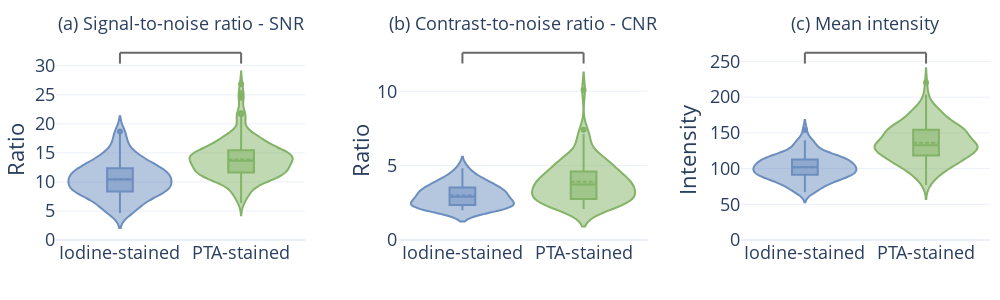

Notebook cell for this chart:
### Code cell
fig = make_subplots(rows=1, cols=3, shared_yaxes=False, 
                    subplot_titles=['(a) Signal-to-noise ratio - SNR', '(b) Contrast-to-noise ratio - CNR', '(c) Mean intensity'], 
                    horizontal_spacing=0.10 )

def populate_subplot(fig, df, measure, col_no, offset=0):    
    for i, stain in enumerate(df['Stain'].unique()):
        fig.add_trace(go.Violin(
            x=df['Stain'][df['Stain']==stain],
            y=np.array(df[measure][df['Stain']==stain]) + offset if measure == 'CNR' else df[measure][df['Stain']==stain],
            line_color=COLOR_SCALE[i],
        ), row=1, col=col_no)

for col_no, measure in enumerate(['SNR', 'CNR', 'Mean']):
    if measure == 'CNR':
        populate_subplot(fig, df=df_cnr, measure=measure, col_no=col_no+1, offset=0)
    else:
        populate_subplot(fig, df=df_measures, measure=measure, col_no=col_no+1)

fig.update_annotations(font=dict(size=18), y=1.13)
fig.update_traces(box_visible=True, meanline_visible=True, scalemode='count', showlegend=False, width=0.85)
fig.update_layout(
    width=1000, height=300, margin=dict(t=60, b=60, l=10, r=10),
    yaxis=dict(range=[0, 31], dtick=5, title='Ratio', title_standoff = 10),
    yaxis2=dict(range=[0, 12.1], title='Ratio', title_standoff = 1),
    yaxis3=dict(range=[0, 252], title='Intensity', title_standoff = 7),
    font=dict(size=18)
)

for i, measure in enumerate(['SNR', 'CNR', 'Mean']):
    fig = add_pvalue_annotation(
        fig, df_measures, 
        y_field=measure, x_field='Stain', x_field_values=[STAIN_NAMES['I2KI'], STAIN_NAMES['PTA']],
        y_range=[1.0, 1.02],
        subplot=i+1,
        text_offset=0.09, pbar_offset=[0.0, 0.02]
    )

fig.write_image("quality_comparisons_of_stains_nonAnot.pdf")
fig.show()

### Figure 1 — Plotly figure (JSON) as saved in the notebook; plotly's stock layout.template omitted (floating-point values rounded to 4 significant figures; data arrays with more than 128 entries replaced by an {"elided": "..."} marker saying what was removed)
{"data": [{"box": {"visible": true}, "line": {"color": "#6C8EBF"}, "meanline": {"visible": true}, "scalemode": "count", "showlegend": false, "type": "violin", "width": 0.85, "x": ["Iodine-stained", "Iodine-stained", "Iodine-stained", "Iodine-stained", "Iodine-stained", "Iodine-stained", "Iodine-stained", "Iodine-stained", "Iodine-stained", "Iodine-stained", "Iodine-stained", "Iodine-stained", "Iodine-stained", "Iodine-stained", "Iodine-stained", "Iodine-stained", "Iodine-stained", "Iodine-stained", "Iodine-stained", "Iodine-stained", "Iodine-stained", "Iodine-stained", "Iodine-stained", "Iodine-stained", "Iodine-stained", "Iodine-stained", "Iodine-stained", "Iodine-stained", "Iodine-stained", "Iodine-stained", "Iodine-stained", "Iodine-stained", "Iodine-stained", "Iodine-stained", "Iodine-stained", "Iodine-stained", "Iodine-stained", "Iodine-stained", "Iodine-stained", "Iodine-stained", "Iodine-stained", "Iodine-stained", "Iodine-stained", "Iodine-stained", "Iodine-stained", "Iodine-stained", "Iodine-stained", "Iodine-stained", "Iodine-stained", "Iodine-stained", "Iodine-stained", "Iodine-stained", "Iodine-stained", "Iodine-stained", "Iodine-stained", "Iodine-stained", "Iodine-stained", "Iodine-stained", "Iodine-stained", "Iodine-stained", "Iodine-stained", "Iodine-stained", "Iodine-stained", "Iodine-stained", "Iodine-stained", "Iodine-stained", "Iodine-stained", "Iodine-stained", "Iodine-stained", "Iodine-stained", "Iodine-stained", "Iodine-stained", "Iodine-stained", "Iodine-stained", "Iodine-stained", "Iodine-stained", "Iodine-stained", "Iodine-stained", "Iodine-stained", "Iodine-stained"], "xaxis": "x", "y": [8.093, 6.953, 9.91, 9.446, 8.808, 8.947, 13.33, 8.729, 10.69, 8.158, 8.57, 7.438, 7.746, 7.932, 8.032, 10.95, 12.13, 9.71, 9.166, 7.599, 5.857, 7.577, 11.64, 10.28, 10.46, 6.593, 5.835, 7.322, 5.262, 4.96, 8.73, 9.598, 10.92, 8.138, 8.574, 5.097, 5.385, 9.117, 4.669, 5.924, 11.38, 18.7, 16.55, 14.94, 17.62, 9.144, 11.45, 15.76, 18.3, 11.48, 14.23, 14.23, 12.28, 12.67, 15.36, 11.91, 10.9, 13.98, 8.807, 14.42, 10.41, 12.41, 13.68, 10.35, 10.95, 10.69, 11.4, 13.06, 11.36, 10.76, 11.05, 12.62, 12.13, 9.385, 12.81, 12.31, 13.62, 12.61, 8.927, 9.235], "yaxis": "y"}, {"box": {"visible": true}, "line": {"color": "#82B366"}, "meanline": {"visible": true}, "scalemode": "count", "showlegend": false, "type": "violin", "width": 0.85, "x": {"elided": "180 str values"}, "xaxis": "x", "y": {"elided": "180 float values"}, "yaxis": "y"}, {"box": {"visible": true}, "line": {"color": "#6C8EBF"}, "meanline": {"visible": true}, "scalemode": "count", "showlegend": false, "type": "violin", "width": 0.85, "x": ["Iodine-stained", "Iodine-stained", "Iodine-stained", "Iodine-stained", "Iodine-stained", "Iodine-stained", "Iodine-stained", "Iodine-stained", "Iodine-stained", "Iodine-stained", "Iodine-stained", "Iodine-stained", "Iodine-stained", "Iodine-stained", "Iodine-stained", "Iodine-stained", "Iodine-stained", "Iodine-stained", "Iodine-stained", "Iodine-stained", "Iodine-stained", "Iodine-stained", "Iodine-stained", "Iodine-stained", "Iodine-stained", "Iodine-stained", "Iodine-stained", "Iodine-stained", "Iodine-stained", "Iodine-stained", "Iodine-stained", "Iodine-stained", "Iodine-stained", "Iodine-stained", "Iodine-stained", "Iodine-stained", "Iodine-stained", "Iodine-stained", "Iodine-stained", "Iodine-stained"], "xaxis": "x2", "y": [2.498, 2.468, 2.109, 2.479, 2.079, 2.239, 2.414, 3.162, 2.154, 2.756, 3.258, 3.101, 2.503, 2.662, 2.798, 3.52, 2.065, 3.221, 3.139, 3.566, 3.908, 4.829, 3.209, 2.035, 3.15, 2.275, 4.079, 4.203, 2.676, 2.581, 3.988, 4.536, 2.188, 3.017, 2.069, 3.416, 3.838, 3.532, 2.007, 3.747], "yaxis": "y2"}, {"box": {"visible": true}, "line": {"color": "#82B366"}, "meanline": {"visible": true}, "scalemode": "count", "showlegend": false, "type": "violin", "width": 0.85, "x": ["PTA-stained", "PTA-stained", "PTA-stained", "PTA-stained", "PTA-stained", "PTA-stained", "PTA-stained", "PTA-stained", "PTA-stained", "PTA-stained", "PTA-stained", "PTA-stained", "PTA-stained", "PTA-stained", "PTA-stained", "PTA-stained", "PTA-stained", "PTA-stained", "PTA-stained", "PTA-stained", "PTA-stained", "PTA-stained", "PTA-stained", "PTA-stained", "PTA-stained", "PTA-stained", "PTA-stained", "PTA-stained", "PTA-stained", "PTA-stained", "PTA-stained", "PTA-stained", "PTA-stained", "PTA-stained", "PTA-stained", "PTA-stained", "PTA-stained", "PTA-stained", "PTA-stained", "PTA-stained", "PTA-stained", "PTA-stained", "PTA-stained", "PTA-stained", "PTA-stained", "PTA-stained", "PTA-stained", "PTA-stained", "PTA-stained", "PTA-stained", "PTA-stained", "PTA-stained", "PTA-stained", "PTA-stained", "PTA-stained", "PTA-stained", "PTA-stained", "PTA-stained", "PTA-stained", "PTA-stained", "PTA-stained", "PTA-stained", "PTA-stained", "PTA-stained", "PTA-stained", "PTA-stained", "PTA-stained", "PTA-stained", "PTA-stained", "PTA-stained", "PTA-stained", "PTA-stained", "PTA-stained", "PTA-stained", "PTA-stained", "PTA-stained", "PTA-stained", "PTA-stained", "PTA-stained", "PTA-stained", "PTA-stained", "PTA-stained", "PTA-stained", "PTA-stained", "PTA-stained", "PTA-stained", "PTA-stained", "PTA-stained", "PTA-stained", "PTA-stained"], "xaxis": "x2", "y": [6.737, 5.473, 3.597, 2.41, 3.978, 6.828, 4.387, 3.738, 2.133, 5.365, 3.505, 5.007, 2.968, 2.56, 3.42, 7.118, 4.94, 5.876, 3.568, 6.269, 4.405, 2.762, 3.107, 4.435, 3.872, 4.626, 3.066, 4.607, 2.643, 3.216, 3.636, 2.088, 2.189, 2.088, 2.71, 3.81, 3.383, 4.475, 2.875, 2.74, 5.715, 2.487, 2.142, 2.934, 2.621, 4.052, 4.42, 5.204, 7.408, 5.283, 4.041, 2.64, 2.782, 3.233, 3.474, 3.785, 5.283, 4.529, 2.749, 3.673, 2.611, 3.393, 2.894, 3.859, 2.241, 5.396, 3.926, 5.31, 3.804, 4.568, 5.209, 10.08, 2.793, 3.983, 3.765, 4.009, 4.239, 4.694, 3.061, 2.209, 3.727, 2.716, 2.718, 2.16, 3.371, 4.414, 5.468, 4.919, 2.708, 2.521], "yaxis": "y2"}, {"box": {"visible": true}, "line": {"color": "#6C8EBF"}, "meanline": {"visible": true}, "scalemode": "count", "showlegend": false, "type": "violin", "width": 0.85, "x": ["Iodine-stained", "Iodine-stained", "Iodine-stained", "Iodine-stained", "Iodine-stained", "Iodine-stained", "Iodine-stained", "Iodine-stained", "Iodine-stained", "Iodine-stained", "Iodine-stained", "Iodine-stained", "Iodine-stained", "Iodine-stained", "Iodine-stained", "Iodine-stained", "Iodine-stained", "Iodine-stained", "Iodine-stained", "Iodine-stained", "Iodine-stained", "Iodine-stained", "Iodine-stained", "Iodine-stained", "Iodine-stained", "Iodine-stained", "Iodine-stained", "Iodine-stained", "Iodine-stained", "Iodine-stained", "Iodine-stained", "Iodine-stained", "Iodine-stained", "Iodine-stained", "Iodine-stained", "Iodine-stained", "Iodine-stained", "Iodine-stained", "Iodine-stained", "Iodine-stained", "Iodine-stained", "Iodine-stained", "Iodine-stained", "Iodine-stained", "Iodine-stained", "Iodine-stained", "Iodine-stained", "Iodine-stained", "Iodine-stained", "Iodine-stained", "Iodine-stained", "Iodine-stained", "Iodine-stained", "Iodine-stained", "Iodine-stained", "Iodine-stained", "Iodine-stained", "Iodine-stained", "Iodine-stained", "Iodine-stained", "Iodine-stained", "Iodine-stained", "Iodine-stained", "Iodine-stained", "Iodine-stained", "Iodine-stained", "Iodine-stained", "Iodine-stained", "Iodine-stained", "Iodine-stained", "Iodine-stained", "Iodine-stained", "Iodine-stained", "Iodine-stained", "Iodine-stained", "Iodine-stained", "Iodine-stained", "Iodine-stained", "Iodine-stained", "Iodine-stained"], "xaxis": "x3", "y": [79.06, 73.9, 93.08, 101.9, 113.6, 83.25, 70.69, 91.74, 110.0, 87.44, 72.61, 70.5, 82.35, 99.38, 112.1, 81.94, 67.02, 85.33, 93.14, 81.17, 154.0, 131.0, 135.9, 139.6, 137.9, 93.47, 94.79, 134.7, 98.8, 104.4, 116.9, 100.3, 111.6, 117.1, 122.4, 82.64, 80.2, 110.5, 69.53, 102.6, 117.9, 105.6, 108.7, 118.8, 119.1, 101.9, 92.92, 121.2, 112.8, 107.6, 94.43, 103.1, 102.5, 110.8, 107.8, 85.88, 93.33, 92.53, 87.13, 84.63, 121.9, 119.1, 116.9, 102.6, 106.8, 91.63, 95.03, 127.8, 112.8, 115.5, 93.2, 101.4, 96.47, 102.7, 105.9, 93.79, 106.7, 96.36, 91.03, 88.96], "yaxis": "y3"}, {"box": {"visible": true}, "line": {"color": "#82B366"}, "meanline": {"visible": true}, "scalemode": "count", "showlegend": false, "type": "violin", "width": 0.85, "x": {"elided": "180 str values"}, "xaxis": "x3", "y": {"elided": "180 float values"}, "yaxis": "y3"}], "layout": {"annotations": [{"font": {"size": 18}, "showarrow": false, "text": "(a) Signal-to-noise ratio - SNR", "x": 0.1333, "xanchor": "center", "xref": "paper", "y": 1.13, "yanchor": "bottom", "yref": "paper"}, {"font": {"size": 18}, "showarrow": false, "text": "(b) Contrast-to-noise ratio - CNR", "x": 0.5, "xanchor": "center", "xref": "paper", "y": 1.13, "yanchor": "bottom", "yref": "paper"}, {"font": {"size": 18}, "showarrow": false, "text": "(c) Mean intensity", "x": 0.8667, "xanchor": "center", "xref": "paper", "y": 1.13, "yanchor": "bottom", "yref": "paper"}], "font": {"size": 18}, "height": 300, "margin": {"b": 60, "l": 10, "r": 10, "t": 60}, "shapes": [{"line": {"color": "dimgrey", "width": 2}, "type": "line", "x0": 0, "x1": 0, "xref": "x", "y0": 0.98, "y1": 1.04, "yref": "y domain"}, {"line": {"color": "dimgrey", "width": 2}, "type": "line", "x0": 0, "x1": 1, "xref": "x", "y0": 1.04, "y1": 1.04, "yref": "y domain"}, {"line": {"color": "dimgrey", "width": 2}, "type": "line", "x0": 1, "x1": 1, "xref": "x", "y0": 1.04, "y1": 0.98, "yref": "y domain"}, {"line": {"color": "dimgrey", "width": 2}, "type": "line", "x0": 0, "x1": 0, "xref": "x2", "y0": 0.98, "y1": 1.04, "yref": "y2 domain"}, {"line": {"color": "dimgrey", "width": 2}, "type": "line", "x0": 0, "x1": 1, "xref": "x2", "y0": 1.04, "y1": 1.04, "yref": "y2 domain"}, {"line": {"color": "dimgrey", "width": 2}, "type": "line", "x0": 1, "x1": 1, "xref": "x2", "y0": 1.04, "y1": 0.98, "yref": "y2 domain"}, {"line": {"color": "dimgrey", "width": 2}, "type": "line", "x0": 0, "x1": 0, "xref": "x3", "y0": 0.98, "y1": 1.04, "yref": "y3 domain"}, {"line": {"color": "dimgrey", "width": 2}, "type": "line", "x0": 0, "x1": 1, "xref": "x3", "y0": 1.04, "y1": 1.04, "yref": "y3 domain"}, {"line": {"color": "dimgrey", "width": 2}, "type": "line", "x0": 1, "x1": 1, "xref": "x3", "y0": 1.04, "y1": 0.98, "yref": "y3 domain"}], "width": 1000, "xaxis": {"anchor": "y", "domain": [0, 0.2667]}, "xaxis2": {"anchor": "y2", "domain": [0.3667, 0.6333]}, "xaxis3": {"anchor": "y3", "domain": [0.7333, 1]}, "yaxis": {"anchor": "x", "domain": [0, 1], "dtick": 5, "range": [0, 31], "title": {"standoff": 10, "text": "Ratio"}}, "yaxis2": {"anchor": "x2", "domain": [0, 1], "range": [0, 12.1], "title": {"standoff": 1, "text": "Ratio"}}, "yaxis3": {"anchor": "x3", "domain": [0, 1], "range": [0, 252], "title": {"standoff": 7, "text": "Intensity"}}}}
